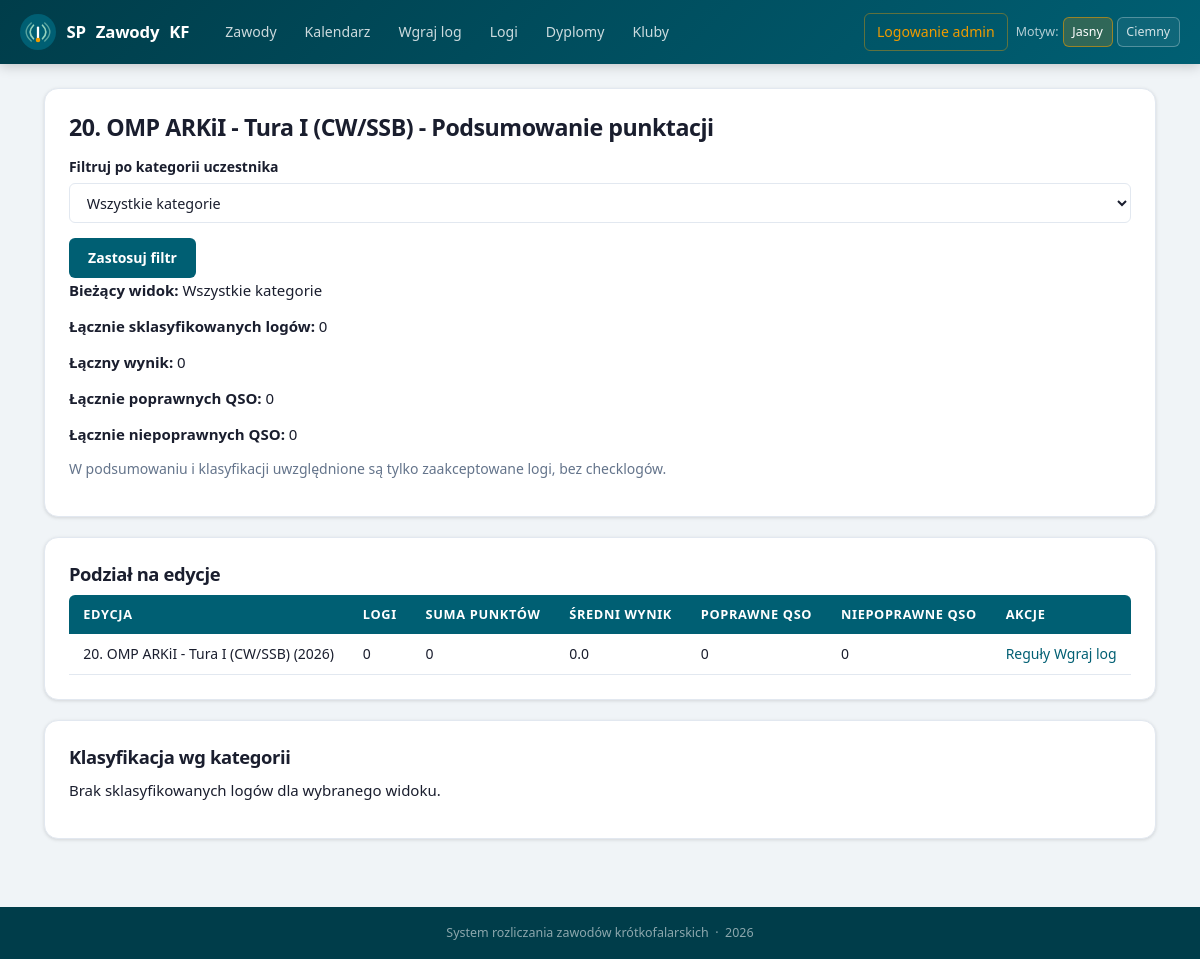
Page /contests/1/summary on the committed database.
### app/models.py (models this page shows, shortened)
class Contest(db.Model):
    id = db.Column(db.Integer, primary_key=True)
    name = db.Column(db.String(120), nullable=False, unique=True)
    description = db.Column(db.Text, nullable=True)
    is_yearly_recurring = db.Column(db.Boolean, default=True, nullable=False)
    created_at = db.Column(db.DateTime, default=datetime.utcnow, nullable=False)
    editions = db.relationship(
        "ContestEdition",
        back_populates="contest",
        cascade="all, delete-orphan",
        order_by="ContestEdition.year.desc()",
    )
    rule_notes = db.relationship(
        "ContestRuleNote",
        back_populates="contest",
        cascade="all, delete-orphan",
        order_by="ContestRuleNote.created_at.desc()",
    )

class ContestEdition(db.Model):
    id = db.Column(db.Integer, primary_key=True)
    contest_id = db.Column(db.Integer, db.ForeignKey("contest.id"), nullable=False)
    year = db.Column(db.Integer, nullable=False)
    name = db.Column(db.String(120), nullable=True)
    description = db.Column(db.Text, nullable=True)
    status = db.Column(db.String(32), default="draft", nullable=False)
    submission_open_at = db.Column(db.DateTime, nullable=True)
    submission_deadline = db.Column(db.DateTime, nullable=True)
    created_at = db.Column(db.DateTime, default=datetime.utcnow, nullable=False)
    contest = db.relationship("Contest", back_populates="editions")
    rules = db.relationship(
        "ContestRule",
        back_populates="edition",
        cascade="all, delete-orphan",
        order_by="ContestRule.key",
    )
    logs = db.relationship(
        "ContestLog",
        back_populates="edition",
        cascade="all, delete-orphan",
        order_by="ContestLog.uploaded_at.desc()",
    )
    categories = db.relationship(
        "ContestCategory",
        back_populates="edition",
        cascade="all, delete-orphan",
        order_by="ContestCategory.name",
    )
    certificate_template = db.relationship(
        "CertificateTemplate",
        back_populates="edition",
        uselist=False,
        cascade="all, delete-orphan",
    )
    __table_args__ = (db.UniqueConstraint("contest_id", "year", name="uq_contest_edition_year"),)
    @property
    def display_name(self) -> str:
        if self.name:
            return f"{self.name} ({self.year})"
        return f"{self.contest.name} {self.year}"

### app/routes.py (the view, shortened to what this page needs)
@bp.route("/contests/<int:contest_id>/summary")
def contest_summary(contest_id: int):
    contest = Contest.query.get_or_404(contest_id)
    selected_category_filter = (request.args.get("category") or "all").strip()
    category_names = [
        row.name
        for row in (
            db.session.query(ContestCategory.name)
            .join(ContestEdition, ContestEdition.id == ContestCategory.edition_id)
            .filter(ContestEdition.contest_id == contest.id)
            .distinct()
            .order_by(ContestCategory.name.asc())
            .all()
        )
    ]
    if selected_category_filter not in {"all", "__uncategorized__", *category_names}:
        selected_category_filter = "all"
    eligible_result_condition = and_(
        ContestLog.id.is_not(None),
        ContestLog.submission_status == "accepted",
        ContestLog.is_checklog.is_(False),
    )
    if selected_category_filter == "__uncategorized__":
        match_condition = and_(eligible_result_condition, ContestLog.category_id.is_(None))
    elif selected_category_filter != "all":
        match_condition = and_(eligible_result_condition, ContestCategory.name == selected_category_filter)
    else:
        match_condition = eligible_result_condition
    matched_log_count = func.sum(case((match_condition, 1), else_=0))
    matched_score_sum = func.sum(case((match_condition, ContestLog.computed_score), else_=0))
    matched_valid_qsos = func.sum(case((match_condition, ContestLog.valid_qso_count), else_=0))
    matched_invalid_qsos = func.sum(case((match_condition, ContestLog.invalid_qso_count), else_=0))
    matched_score_avg = case(
        (matched_log_count > 0, matched_score_sum * 1.0 / matched_log_count),
        else_=0.0,
    )
    edition_rows = (
        db.session.query(
            ContestEdition,
            func.coalesce(matched_log_count, 0).label("log_count"),
            func.coalesce(matched_score_sum, 0).label("score_sum"),
            func.coalesce(matched_score_avg, 0).label("score_avg"),
            func.coalesce(matched_valid_qsos, 0).label("valid_qsos"),
            func.coalesce(matched_invalid_qsos, 0).label("invalid_qsos"),
        )
        .outerjoin(ContestLog, ContestLog.edition_id == ContestEdition.id)
        .outerjoin(ContestCategory, ContestCategory.id == ContestLog.category_id)
        .filter(ContestEdition.contest_id == contest.id)
        .group_by(ContestEdition.id)
        .order_by(ContestEdition.year.desc())
        .all()
    )
    overall = {
        "logs": sum(int(row.log_count or 0) for row in edition_rows),
        "score_sum": sum(int(row.score_sum or 0) for row in edition_rows),
        "valid_qsos": sum(int(row.valid_qsos or 0) for row in edition_rows),
        "invalid_qsos": sum(int(row.invalid_qsos or 0) for row in edition_rows),
    }
    ranking_query = (
        ContestLog.query.options(
            joinedload(ContestLog.edition),
            joinedload(ContestLog.category),
        )
        .join(ContestEdition, ContestEdition.id == ContestLog.edition_id)
        .outerjoin(ContestCategory, ContestCategory.id == ContestLog.category_id)
        .filter(
            ContestEdition.contest_id == contest.id,
            ContestLog.submission_status == "accepted",
            ContestLog.is_checklog.is_(False),
        )
    )
    if selected_category_filter == "__uncategorized__":
        ranking_query = ranking_query.filter(ContestLog.category_id.is_(None))
    elif selected_category_filter != "all":
        ranking_query = ranking_query.filter(ContestCategory.name == selected_category_filter)
    ranked_logs = (
        ranking_query
        .order_by(
            ContestEdition.year.desc(),
            ContestEdition.id.desc(),
            func.coalesce(ContestCategory.name, "Bez kategorii").asc(),
            ContestLog.computed_score.desc(),
            func.coalesce(func.upper(ContestLog.station_call), "").asc(),
            ContestLog.uploaded_at.asc(),
        )
        .all()
    )
    classification_groups = []
    groups_by_key = {}
    return render_template(
        "contest_summary.html",
        contest=contest,
        edition_rows=edition_rows,
        overall=overall,
        category_names=category_names,
        selected_category_filter=selected_category_filter,
        classification_groups=classification_groups,
    )

### app/admin_auth.py (called while the page is built)
def get_current_admin_user() -> AdminUser | None:
    if hasattr(g, "current_admin_user"):
        return g.current_admin_user
    user_id = session.get(SESSION_KEY)
    if not user_id:
        g.current_admin_user = None
        return None
    user = db.session.get(AdminUser, user_id)
    g.current_admin_user = user
    return user

### app/templates/contest_summary.html (shortened to what this page needs)
{% extends 'base.html' %}
{% block content %}
<section class="card">
    <h2>{{ contest.name }} - Podsumowanie punktacji</h2>
    <form method="get">
        <label for="category">Filtruj po kategorii uczestnika</label>
        <select id="category" name="category">
            <option value="all" {% if selected_category_filter == 'all' %}selected{% endif %}>Wszystkie kategorie</option>
        </select>
        <button type="submit">Zastosuj filtr</button>
    </form>
    <p>
        <strong>Bieżący widok:</strong>
        {% if selected_category_filter == 'all' %}
            Wszystkie kategorie
        {% elif selected_category_filter == '__uncategorized__' %}
            Bez kategorii
        {% else %}
            {{ selected_category_filter }}
        {% endif %}
    </p>
    <p><strong>Łącznie sklasyfikowanych logów:</strong> {{ overall.logs }}</p>
    <p><strong>Łączny wynik:</strong> {{ overall.score_sum }}</p>
    <p><strong>Łącznie poprawnych QSO:</strong> {{ overall.valid_qsos }}</p>
    <p><strong>Łącznie niepoprawnych QSO:</strong> {{ overall.invalid_qsos }}</p>
    <p class="muted">W podsumowaniu i klasyfikacji uwzględnione są tylko zaakceptowane logi, bez checklogów.</p>
</section>
<section class="card">
    <h3>Podział na edycje</h3>
    {% if edition_rows %}
        <table>
            <thead>
                <tr>
                    <th>Edycja</th>
                    <th>Logi</th>
                    <th>Suma punktów</th>
                    <th>Średni wynik</th>
                    <th>Poprawne QSO</th>
                    <th>Niepoprawne QSO</th>
                    <th>Akcje</th>
                </tr>
            </thead>
            <tbody>
                {% for edition, log_count, score_sum, score_avg, valid_qsos, invalid_qsos in edition_rows %}
                    <tr>
                        <td>{{ edition.display_name }}</td>
                        <td>{{ log_count }}</td>
                        <td>{{ score_sum|int }}</td>
                        <td>{{ score_avg|round(2) }}</td>
                        <td>{{ valid_qsos|int }}</td>
                        <td>{{ invalid_qsos|int }}</td>
                        <td>
                            <a href="{{ url_for('main.edition_detail', edition_id=edition.id) }}">Reguły</a>
                            <a href="{{ url_for('main.upload_log', edition_id=edition.id) }}">Wgraj log</a>
                        </td>
                    </tr>
                {% endfor %}
            </tbody>
        </table>
    {% else %}
        <p>Brak dostępnych edycji dla tych zawodów.</p>
    {% endif %}
</section>
<section class="card">
    <h3>Klasyfikacja wg kategorii</h3>
    {% if classification_groups %}
        {% for group in classification_groups %}
            <div class="mb-0">
                <h4>{{ group.edition.display_name }} - {{ group.category_label }}</h4>
                <div class="table-wrap">
                    <table>
                        <thead>
                            <tr>
                                <th>Miejsce</th>
                                <th>Callsign</th>
                                <th>Operator</th>
                                <th>Wynik</th>
                                <th>Poprawne QSO</th>
                                <th>Niepoprawne QSO</th>
                                <th>Akcje</th>
                            </tr>
                        </thead>
                        <tbody>
                            {% for row in group.rows %}
                                <tr>
                                    <td><strong>{{ row.rank }}</strong></td>
                                    <td>{{ row.log.station_call or '—' }}</td>
                                    <td>{{ row.log.operator or '—' }}</td>
                                    <td>{{ row.log.computed_score }}</td>
                                    <td>{{ row.log.valid_qso_count }}</td>
                                    <td>{{ row.log.invalid_qso_count }}</td>
                                    <td><a href="{{ url_for('main.log_detail', log_id=row.log.id) }}">Szczegóły logu</a></td>
                                </tr>
                            {% endfor %}
                        </tbody>
                    </table>
                </div>
            </div>
        {% endfor %}
    {% else %}
        <p>Brak sklasyfikowanych logów dla wybranego widoku.</p>
    {% endif %}
</section>
{% endblock %}

### app/static/styles.css (style rules this page uses)
:root { --clr-primary: #005f73; --clr-primary-dark: #003d4a; --clr-primary-light: #0a9396; --clr-accent: #ee9b00; --clr-accent-light: #fef3c7; --clr-bg: #f0f4f7; --clr-surface: #ffffff; --clr-surface-2: #f8fafc; --clr-ink: #1a1e2e; --clr-ink-muted: #64748b; --clr-border: #e2e8f0; --clr-border-soft: #f1f5f9; --clr-ok: #065f46; --clr-ok-bg: #d1fae5; --clr-ok-border: #6ee7b7; --clr-bad: #991b1b; --clr-bad-bg: #fee2e2; --clr-bad-border: #fca5a5; --clr-warn: #92400e; --clr-warn-bg: #fef3c7; --clr-warn-border: #fcd34d; --clr-info: #1e40af; --clr-info-bg: #dbeafe; --clr-info-border: #93c5fd; --shadow-xs: 0 1px 2px rgba(0,0,0,.06); --shadow-sm: 0 1px 4px rgba(0,0,0,.08), 0 1px 3px rgba(0,0,0,.05); --shadow-md: 0 4px 12px rgba(0,0,0,.08), 0 2px 4px rgba(0,0,0,.05); --shadow-lg: 0 10px 25px rgba(0,0,0,.10), 0 4px 8px rgba(0,0,0,.06); --radius: 10px; --radius-sm: 6px; --radius-lg: 14px; --header-h: 64px; }
*, *::before, *::after { box-sizing: border-box; }
html { scroll-behavior: smooth; }
body { margin: 0; font-family: "Segoe UI", system-ui, -apple-system, sans-serif; font-size: 15px; line-height: 1.6; color: var(--clr-ink); background: var(--clr-bg); min-height: 100vh; display: flex; flex-direction: column; }
h1, h2, h3, h4 { margin-top: 0; font-weight: 700; line-height: 1.25; letter-spacing: -0.02em; }
h2 { font-size: 1.45rem; margin-bottom: .75rem; }
h3 { font-size: 1.15rem; margin-bottom: .6rem; }
a { color: var(--clr-primary); text-decoration: none; }
p { margin: 0 0 .75rem; }
.card { background: var(--clr-surface); border: 1px solid var(--clr-border); border-radius: var(--radius-lg); padding: 1.5rem; margin-bottom: 1.25rem; box-shadow: var(--shadow-sm); }
label { display: block; margin-top: .85rem; margin-bottom: .3rem; font-weight: 600; font-size: .875rem; color: var(--clr-ink); }
input:not([type="checkbox"]):not([type="radio"]):not([type="submit"]):not([type="button"]), select, textarea { width: 100%; padding: .55rem .8rem; border: 1.5px solid var(--clr-border); border-radius: var(--radius-sm); font: inherit; font-size: .9rem; background: var(--clr-surface); color: var(--clr-ink); transition: border-color .15s, box-shadow .15s; outline: none; }
select { cursor: pointer; }
button, .button, .button-link { display: inline-flex; align-items: center; justify-content: center; gap: .4rem; padding: .55rem 1.2rem; font: inherit; font-size: .875rem; font-weight: 600; border: none; border-radius: var(--radius-sm); cursor: pointer; text-decoration: none; transition: background .15s, box-shadow .15s, transform .1s; white-space: nowrap; background: var(--clr-primary); color: #fff; margin-top: .9rem; }
table { width: 100%; border-collapse: collapse; }
thead th { background: var(--clr-primary); color: #fff; padding: .6rem .9rem; font-size: .8rem; font-weight: 600; text-transform: uppercase; letter-spacing: .05em; text-align: left; white-space: nowrap; }
thead th:first-child { border-radius: var(--radius-sm) 0 0 0; }
thead th:last-child { border-radius: 0 var(--radius-sm) 0 0; }
td { padding: .55rem .9rem; font-size: .875rem; vertical-align: middle; border-bottom: 1px solid var(--clr-border); color: var(--clr-ink); }
td:last-child { white-space: nowrap; }
.muted { color: var(--clr-ink-muted); font-size: .875rem; }

### rows in the picture
Contest: name "20. OMP ARKiI - Tura I (CW/SSB)"
ContestEdition: display_name "20. OMP ARKiI - Tura I (CW/SSB) (2026)", log_count "0", score_sum "0", score_avg "0.0", valid_qsos "0", invalid_qsos "0"

### other values in the picture
{{ t('nav_contests') }} "Zawody"
{{ t('nav_calendar') }} "Kalendarz"
{{ t('nav_upload_log') }} "Wgraj log"
{{ t('nav_logs') }} "Logi"
{{ t('nav_certificates') }} "Dyplomy"
{{ t('nav_clubs') }} "Kluby"
{{ t('nav_admin_login') }} "Logowanie admin"
{{ t('theme') }} "Motyw"
{{ t('theme_light') }} "Jasny"
{{ t('theme_dark') }} "Ciemny"
{{ overall.logs }} "0"
{{ overall.score_sum }} "0"
{{ overall.valid_qsos }} "0"
{{ overall.invalid_qsos }} "0"
{{ t('site_footer') }} "System rozliczania zawodów krótkofalarskich"
